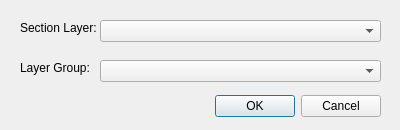
<?xml version="1.0" encoding="UTF-8"?>
<ui version="4.0">
 <class>GeoPickerDialogBase</class>
 <widget class="QDialog" name="GeoPickerDialogBase">
  <property name="geometry">
   <rect>
    <x>0</x>
    <y>0</y>
    <width>400</width>
    <height>130</height>
   </rect>
  </property>
  <property name="windowTitle">
   <string>Geo Picker</string>
  </property>
  <widget class="QDialogButtonBox" name="button_box">
   <property name="geometry">
    <rect>
     <x>40</x>
     <y>90</y>
     <width>341</width>
     <height>32</height>
    </rect>
   </property>
   <property name="orientation">
    <enum>Qt::Horizontal</enum>
   </property>
   <property name="standardButtons">
    <set>QDialogButtonBox::Cancel|QDialogButtonBox::Ok</set>
   </property>
  </widget>
  <widget class="QLabel" name="label">
   <property name="geometry">
    <rect>
     <x>20</x>
     <y>20</y>
     <width>91</width>
     <height>16</height>
    </rect>
   </property>
   <property name="text">
    <string>Section Layer:</string>
   </property>
  </widget>
  <widget class="QComboBox" name="comboBox">
   <property name="geometry">
    <rect>
     <x>100</x>
     <y>20</y>
     <width>281</width>
     <height>22</height>
    </rect>
   </property>
  </widget>
  <widget class="QLabel" name="label_2">
   <property name="geometry">
    <rect>
     <x>20</x>
     <y>60</y>
     <width>71</width>
     <height>16</height>
    </rect>
   </property>
   <property name="text">
    <string>Layer Group:</string>
   </property>
  </widget>
  <widget class="QComboBox" name="comboBox_2">
   <property name="geometry">
    <rect>
     <x>100</x>
     <y>60</y>
     <width>281</width>
     <height>22</height>
    </rect>
   </property>
  </widget>
 </widget>
 <resources/>
 <connections>
  <connection>
   <sender>button_box</sender>
   <signal>accepted()</signal>
   <receiver>GeoPickerDialogBase</receiver>
   <slot>accept()</slot>
   <hints>
    <hint type="sourcelabel">
     <x>20</x>
     <y>20</y>
    </hint>
    <hint type="destinationlabel">
     <x>20</x>
     <y>20</y>
    </hint>
   </hints>
  </connection>
  <connection>
   <sender>button_box</sender>
   <signal>rejected()</signal>
   <receiver>GeoPickerDialogBase</receiver>
   <slot>reject()</slot>
   <hints>
    <hint type="sourcelabel">
     <x>20</x>
     <y>20</y>
    </hint>
    <hint type="destinationlabel">
     <x>20</x>
     <y>20</y>
    </hint>
   </hints>
  </connection>
 </connections>
</ui>
